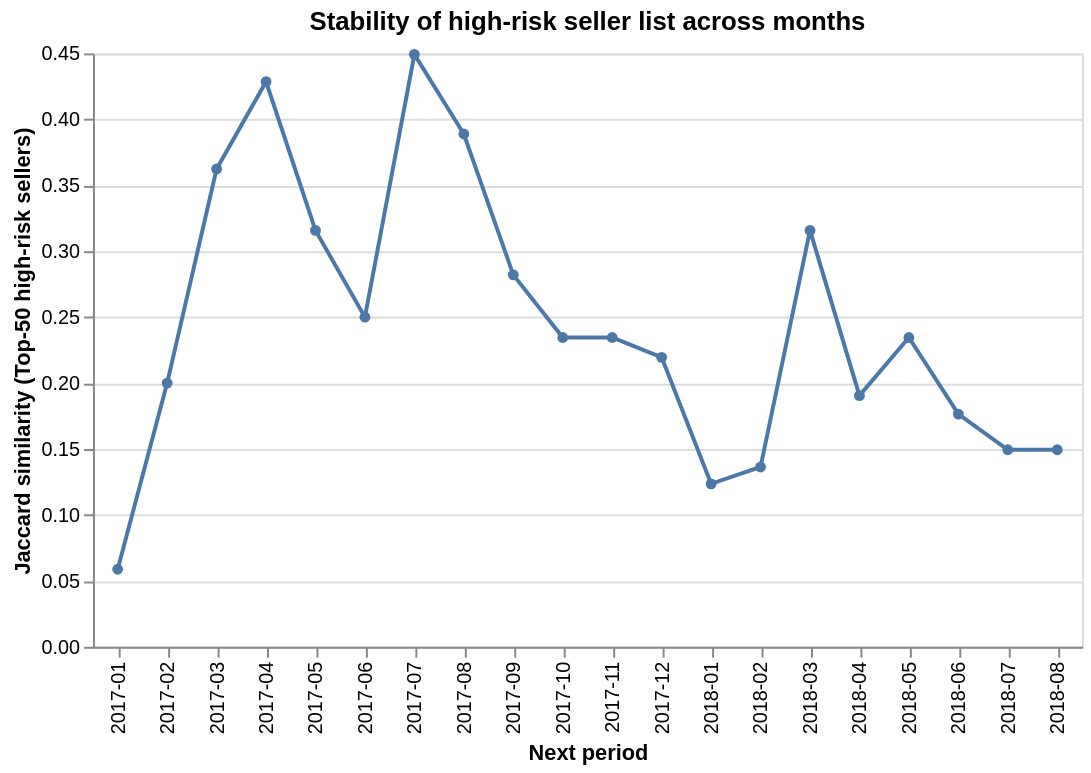

The code cell stored with this chart in its notebook:
### Code cell
# %%
# visulization of high risk seller stability
alt.Chart(stability).mark_line(point=True).encode(
    x=alt.X("period_t1:N", title="Next period"),
    y=alt.Y("jaccard_top_k:Q", title="Jaccard similarity (Top-50 high-risk sellers)"),
).properties(
    title="Stability of high-risk seller list across months",
    width=500,
    height=300,
)

### Figure 1 — Vega-Lite specification as saved in the notebook (floating-point values rounded to 4 significant figures)
{"config": {"view": {"continuousWidth": 300, "continuousHeight": 300}}, "data": {"name": "data-41c08dbba859aaa8611e876830d6e39f"}, "mark": {"type": "line", "point": true}, "encoding": {"x": {"field": "period_t1", "title": "Next period", "type": "nominal"}, "y": {"field": "jaccard_top_k", "title": "Jaccard similarity (Top-50 high-risk sellers)", "type": "quantitative"}}, "height": 300, "title": "Stability of high-risk seller list across months", "width": 500, "$schema": "https://vega.github.io/schema/vega-lite/v6.1.0.json", "datasets": {"data-41c08dbba859aaa8611e876830d6e39f": [{"period_t": "2016-10", "period_t1": "2017-01", "jaccard_top_k": 0.05882}, {"period_t": "2017-01", "period_t1": "2017-02", "jaccard_top_k": 0.2}, {"period_t": "2017-02", "period_t1": "2017-03", "jaccard_top_k": 0.3623}, {"period_t": "2017-03", "period_t1": "2017-04", "jaccard_top_k": 0.4286}, {"period_t": "2017-04", "period_t1": "2017-05", "jaccard_top_k": 0.3158}, {"period_t": "2017-05", "period_t1": "2017-06", "jaccard_top_k": 0.25}, {"period_t": "2017-06", "period_t1": "2017-07", "jaccard_top_k": 0.4493}, {"period_t": "2017-07", "period_t1": "2017-08", "jaccard_top_k": 0.3889}, {"period_t": "2017-08", "period_t1": "2017-09", "jaccard_top_k": 0.2821}, {"period_t": "2017-09", "period_t1": "2017-10", "jaccard_top_k": 0.2346}, {"period_t": "2017-10", "period_t1": "2017-11", "jaccard_top_k": 0.2346}, {"period_t": "2017-11", "period_t1": "2017-12", "jaccard_top_k": 0.2195}, {"period_t": "2017-12", "period_t1": "2018-01", "jaccard_top_k": 0.1236}, {"period_t": "2018-01", "period_t1": "2018-02", "jaccard_top_k": 0.1364}, {"period_t": "2018-02", "period_t1": "2018-03", "jaccard_top_k": 0.3158}, {"period_t": "2018-03", "period_t1": "2018-04", "jaccard_top_k": 0.1905}, {"period_t": "2018-04", "period_t1": "2018-05", "jaccard_top_k": 0.2346}, {"period_t": "2018-05", "period_t1": "2018-06", "jaccard_top_k": 0.1765}, {"period_t": "2018-06", "period_t1": "2018-07", "jaccard_top_k": 0.1494}, {"period_t": "2018-07", "period_t1": "2018-08", "jaccard_top_k": 0.1494}]}}
